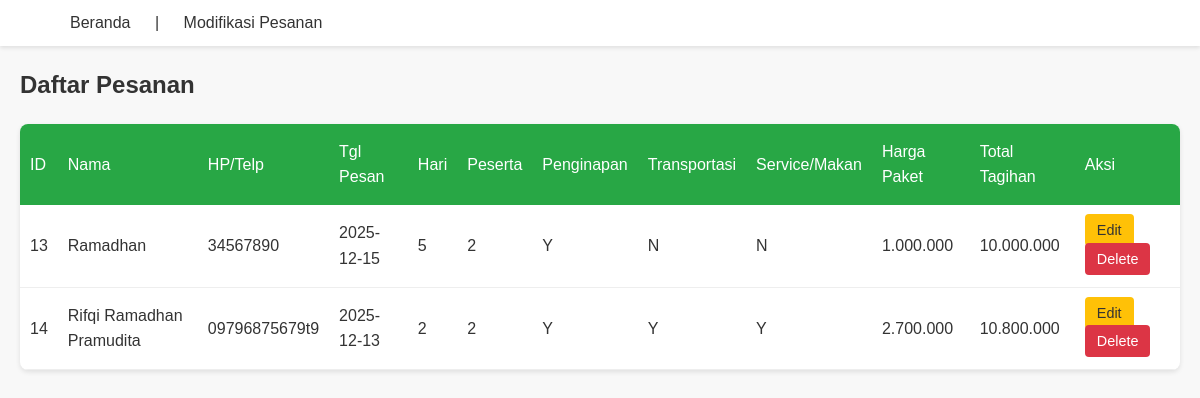
/modifikasi_pesanan.php, run on the app's committed database.
### tables this page shows
CREATE TABLE `pesanan` (
  `id_pesanan` int(11) NOT NULL,
  `nama_pemesan` varchar(100) NOT NULL,
  `nomor_hp` varchar(15) NOT NULL,
  `tanggal_pesan` date NOT NULL,
  `waktu_perjalanan` int(11) NOT NULL,
  `jumlah_peserta` int(11) NOT NULL,
  `penginapan` enum('Y','N') NOT NULL,
  `transportasi` enum('Y','N') NOT NULL,
  `service_makan` enum('Y','N') NOT NULL,
  `harga_paket` decimal(10,0) NOT NULL,
  `jumlah_tagihan` decimal(10,0) NOT NULL
);

### modifikasi_pesanan.php (the view, shortened to what this page needs)
<?php
include 'koneksi.php';
$sql = "SELECT * FROM pesanan ORDER BY tanggal_pesan DESC";
$result = $koneksi->query($sql);
?>
<!DOCTYPE html>
<html lang="id">
<head>
    <link rel="stylesheet" href="style.css">
</head>
<body>
    <header>
        <nav>
            <a href="index.php">Beranda</a> |
            <a href="modifikasi_pesanan.php">Modifikasi Pesanan</a>
        </nav>
    </header>
    <main>
        <h2>Daftar Pesanan</h2>
        <table>
            <thead>
                <tr>
                    <th>ID</th>
                    <th>Nama</th>
                    <th>HP/Telp</th>
                    <th>Tgl Pesan</th>
                    <th>Hari</th>
                    <th>Peserta</th>
                    <th>Penginapan</th>
                    <th>Transportasi</th>
                    <th>Service/Makan</th>
                    <th>Harga Paket</th>
                    <th>Total Tagihan</th>
                    <th>Aksi</th>
                </tr>
            </thead>
            <tbody>
                <?php
                if ($result->num_rows > 0) {
                    while($row = $result->fetch_assoc()) {
                        echo "<tr>";
                        echo "<td>" . $row['id_pesanan'] . "</td>";
                        echo "<td>" . $row['nama_pemesan'] . "</td>";
                        echo "<td>" . $row['nomor_hp'] . "</td>";
                        echo "<td>" . $row['tanggal_pesan'] . "</td>";
                        echo "<td>" . $row['waktu_perjalanan'] . "</td>";
                        echo "<td>" . $row['jumlah_peserta'] . "</td>";
                        echo "<td>" . $row['penginapan'] . "</td>";
                        echo "<td>" . $row['transportasi'] . "</td>";
                        echo "<td>" . $row['service_makan'] . "</td>";
                        echo "<td>" . number_format($row['harga_paket'], 0, ',', '.') . "</td>";
                        echo "<td>" . number_format($row['jumlah_tagihan'], 0, ',', '.') . "</td>";
                        echo "<td>";
                        echo "<a href='pemesanan.php?edit_id=" . $row['id_pesanan'] . "' class='btn-edit'>Edit</a> ";
                        echo "<button onclick='konfirmasiHapus(" . $row['id_pesanan'] . ")' class='btn-delete'>Delete</button>";
                        echo "</td>";
                        echo "</tr>";
                    }
                } else {
                    echo "<tr><td colspan='12'>Belum ada data pesanan.</td></tr>";
                }
                ?>
            </tbody>
        </table>
    </main>
</body>
</html>

### style.css (style rules this page uses)
body { font-family: Arial, sans-serif; margin: 0; padding: 0; background-color: #f8f8f8; color: #333; line-height: 1.6; }
header { background-color: #fff; box-shadow: 0 2px 4px rgba(0, 0, 0, 0.1); padding: 10px 50px; display: flex; justify-content: space-between; align-items: center; }
nav a { color: #333; text-decoration: none; padding: 10px 15px; margin: 0 5px; font-weight: 500; transition: color 0.3s; }
main { max-width: 1200px; margin: 20px auto; padding: 0 20px; }
table { width: 100%; border-collapse: collapse; background-color: #fff; border-radius: 8px; overflow: hidden; box-shadow: 0 2px 5px rgba(0, 0, 0, 0.1); }
table th { background-color: #28a745; color: white; padding: 15px 10px; font-weight: normal; text-align: left; }
table td { padding: 12px 10px; border-bottom: 1px solid #eee; }
.btn-edit { background-color: #ffc107; color: #333; padding: 8px 12px; text-decoration: none; border-radius: 4px; font-size: 0.9em; }
.btn-delete { background-color: #dc3545; color: white; padding: 8px 12px; text-decoration: none; border: none; border-radius: 4px; cursor: pointer; font-size: 0.9em; }

### data on the page
pesanan: id_pesanan "13", nama_pemesan "Ramadhan", nomor_hp "34567890", tanggal_pesan "2025-12-15", waktu_perjalanan "5", jumlah_peserta "2", penginapan "Y", transportasi "N", service_makan "N", harga_paket "1.000.000", jumlah_tagihan "10.000.000"
pesanan: id_pesanan "14", nama_pemesan "Rifqi Ramadhan Pramudita", nomor_hp "09796875679t9", tanggal_pesan "2025-12-13", waktu_perjalanan "2", jumlah_peserta "2", penginapan "Y", transportasi "Y", service_makan "Y", harga_paket "2.700.000", jumlah_tagihan "10.800.000"
